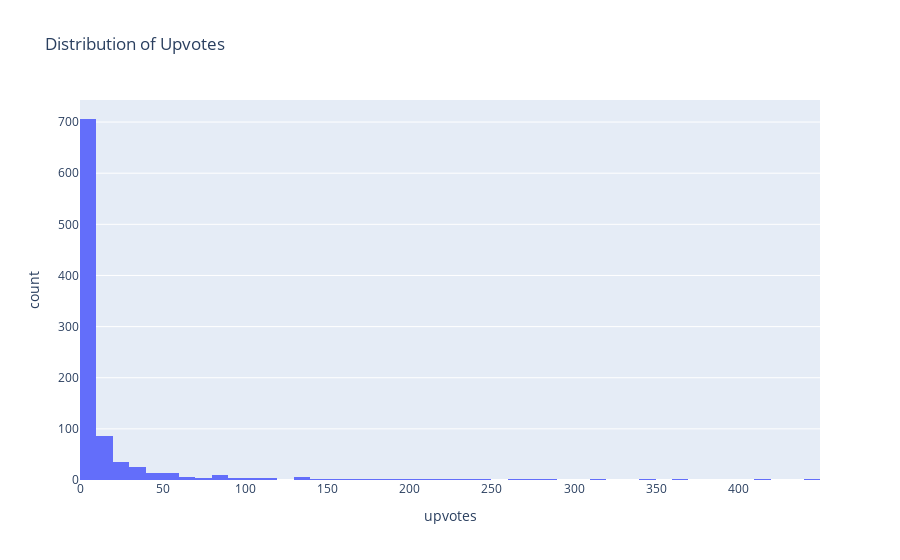

Notebook code for this chart:
### Code cell
fig1 = px.histogram(df_all, x='upvotes', nbins=50, title='Distribution of Upvotes')
fig1.show()

#Given the skewed distribution of upvotes, it would be a good idea to look at the log-transformed upvotes instead

### Figure 1 — Plotly figure (JSON) as saved in the notebook; plotly's stock layout.template omitted (floating-point values rounded to 4 significant figures; data arrays with more than 128 entries replaced by an {"elided": "..."} marker saying what was removed)
{"data": [{"alignmentgroup": "True", "bingroup": "x", "hovertemplate": "upvotes=%{x}<br>count=%{y}<extra></extra>", "legendgroup": "", "marker": {"color": "#636efa", "pattern": {"shape": ""}}, "name": "", "nbinsx": 50, "offsetgroup": "", "orientation": "v", "showlegend": false, "type": "histogram", "x": {"elided": "941 int values"}, "xaxis": "x", "yaxis": "y"}], "layout": {"barmode": "relative", "legend": {"tracegroupgap": 0}, "title": {"text": "Distribution of Upvotes"}, "xaxis": {"anchor": "y", "domain": [0, 1], "title": {"text": "upvotes"}}, "yaxis": {"anchor": "x", "domain": [0, 1], "title": {"text": "count"}}}}
